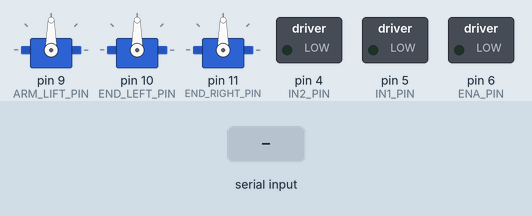
Bench run of a sketch on a simulated Arduino Uno, built with avr-gcc and run on an emulated ATmega328P. Shown: 3 × servo, switched loads named in the sketch (green lamp = pin HIGH). The test bench sets the inputs (shaded band). What the sketch prints to the serial monitor is not drawn.

Above: at 1.5 s.
1.6 s: "L" received over Serial
At 4.5 s:
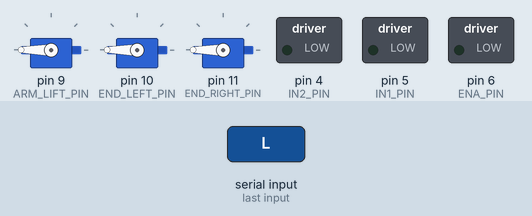
4.6 s: "R" received over Serial
At 8.5 s:
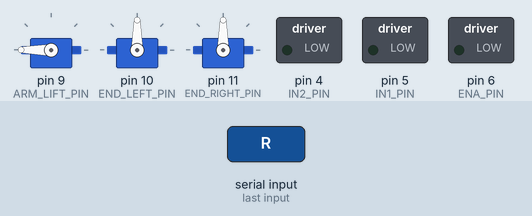
10.6 s: "F" received over Serial
At 12.6 s:
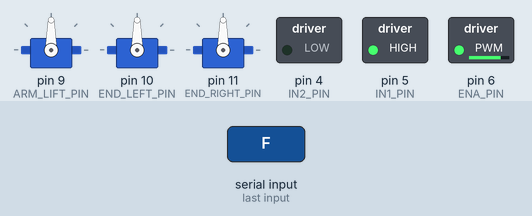
14.5 s: "S" received over Serial
At 15.6 s:
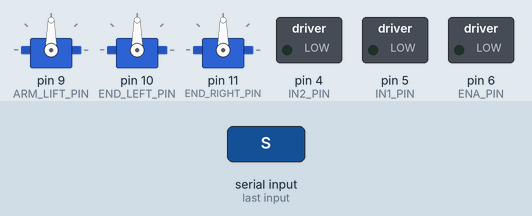
16.0 s: "B" received over Serial
At 16.7 s:
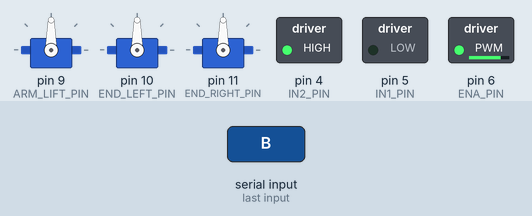
Timing chart, 0 to 18.5 s (numbered marks = the images above; inputs shaded):
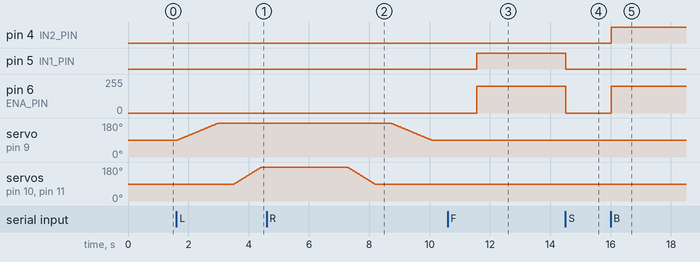

The sketch:

engine.ino
```cpp
/*
 * engine.ino - Glass-cleaner elevator controller
 *
 * This program operates 3 servos controlling mechanical arms and 4 engines
 * controlling L298N on a car to carry a window-cleaner from ground to wall.
 *
 * Updated 12/04/2025:
 *  - Built the foundamental frame.
 *  - Implemented essential functions to operate the forward process.
 *  - Specific parameters are to be further measured.
 *  - Some functions are redundant and the logic can be smoothed later on.
 *
 * Updated 12/05/2025:
 *  - Deleted needless codes related to button, limit, buzzer and LED.
 *
 * Updated 12/10/2025:
 *  - Rewrote the signal handling and control implementing logic.
 *  - Reorganized information of positions and poses not using classes.
 *  - Adapted to the new kinematic process.
 *  - Implemented the backward process.
 *  - Added controls for car operations.
 *
 * Updated 12/12/2025:
 *  - Used only three pins to control the car movement.
 *  - Used more intelligent position functions to fix several bugs.
 *
 * Updated 12/19/2025:
 *  - Altered the state machine logic to avoid unwanted signal interference.
 *  - Adjusted to the new angles and arm lengths.
 *  - Implemented the printHelp function.
 */
#include <Servo.h>

/* Define servo objects */
Servo armLift;  // servo at bottom the the arms
Servo endLeft;  // servo in the left arm
Servo endRight; // servo in the right arm

/* Define servo pins */
#define ARM_LIFT_PIN 9   // PWB pin for main lifting servo
#define END_LEFT_PIN 10  // PWB pin for left end servo
#define END_RIGHT_PIN 11 // PWB pin for right end servo

/* Define mechanical parameters */
#define BIG_ARM_LENGTH 15.0  // big arm length (centimeter)
#define SMALL_ARM_LENGTH 8.0 // small arm length

/* Define gear ratio */
#define ARM_GEAR_RATIO 2.0 // servo:bigarm = 2:1 (decelerate)
#define END_GEAR_RATIO 1.0 // end drives directly 1:1

/* Define mechanical angles */
/* Big arm's relative angle to horizontal level */
#define MECH_LIFT_INIT 0
#define MECH_LIFT_STEP1 45
#define MECH_LIFT_STEP2 20

/* Small arm's relative angle to big arm (inside) */
#define MECH_END_INIT 0
#define MECH_END_STEP1 110
#define MECH_END_STEP2 110

/* Calculate servo angles */
inline int mechLiftToServo(int mechAngle)
{
    return 90 + mechAngle * ARM_GEAR_RATIO;
}

inline int mechEndToServo(int mechAngle)
{
    return 180 - mechAngle * END_GEAR_RATIO;
}

/* Define servo angles */
#define LIFT_INIT mechLiftToServo(MECH_LIFT_INIT)
#define LIFT_STEP1 mechLiftToServo(MECH_LIFT_STEP1)
#define LIFT_STEP2 mechLiftToServo(MECH_LIFT_STEP2)
#define END_INIT mechLiftToServo(MECH_END_INIT)
#define END_STEP1 mechLiftToServo(MECH_END_STEP1)
#define END_STEP2 mechLiftToServo(MECH_END_STEP2)

/* Define time parameters */
#define ARM_STEP_DELAY 15
#define END_STEP_DELAY 10
#define DELAY_TIME 1500

/* Define car pins */
#define ENA_PIN 6
#define IN1_PIN 5
#define IN2_PIN 4

/* Define car speed */
#define CAR_SPEED 200

/* Define system states */
enum ProgramState
{
    S_INIT,            // arms initializing
    S_CAR_STOPPED,     // car stopped with arms retracted or stretched
    S_CAR_FORWARD,     // car moving forward
    S_CAR_BACKWARD,    // car moving backward
    S_ARM_LIFT_STEP1,  // arm lifting to middle position
    S_ARM_LIFT_STEP2,  // arm lifting to stretched position
    S_ARM_LOWER_STEP2, // arm lowering to middle position
    S_ARM_LOWER_STEP1, // arm lowering to retracted position
    S_IDLE             // idle state
};

ProgramState currentState = S_INIT;

/* Declare functions */
void setup();
void loop();
void printHelp();
void setServoPins();
void setCarPins();
void checkExternalCommand();
void initializePosition();
void positionStep1();
void positionStep2();
void liftMove(int target);
void endMove(int target);
void stopCar();
void runCarForward(int speed);
void runCarBackward(int speed);

/* Function implementation */

void setup()
{
    Serial.begin(9600);
    printHelp();

    setServoPins();
    setCarPins();
}

void loop()
{
    checkExternalCommand();

    switch (currentState)
    {
    case S_INIT:
        initializePosition();
        currentState = S_CAR_STOPPED;
        break;
    case S_CAR_STOPPED:
        stopCar();
        delay(100);
        break;
    case S_CAR_FORWARD:
        runCarForward(CAR_SPEED);
        delay(50);
        break;
    case S_CAR_BACKWARD:
        runCarBackward(CAR_SPEED);
        delay(50);
        break;
    case S_ARM_LIFT_STEP1:
        positionStep1();
        currentState = S_ARM_LIFT_STEP2;
        break;
    case S_ARM_LIFT_STEP2:
        positionStep2();
        currentState = S_CAR_FORWARD;
        break;
    case S_ARM_LOWER_STEP2:
        positionStep2();
        currentState = S_ARM_LOWER_STEP1;
        break;
    case S_ARM_LOWER_STEP1:
        positionStep1();
        currentState = S_CAR_BACKWARD;
        break;
    case S_IDLE:
        stopCar();
        delay(5000);
        break;
    }
}

void printHelp()
{
    Serial.println("机械臂电梯控制程序已启动。");
    Serial.println("------------------------------------------");
    Serial.println("输入 'L' -> 机械臂展开 (0->45->20)");
    Serial.println("输入 'W' -> 机械臂收回 (20->45->0)");
    Serial.println("输入 'R' -> 重启 (返回 0度初始位置)");
    Serial.println("输入 'S' -> 停止 (停止当前动作)");
    Serial.println("输入 'F' -> 前进 (小车前进)");
    Serial.println("输入 'B' -> 后退 (小车后退)");
    Serial.println("------------------------------------------");
}

void setServoPins()
{
    armLift.attach(ARM_LIFT_PIN);
    endLeft.attach(END_LEFT_PIN);
    endRight.attach(END_RIGHT_PIN);
}

void setCarPins()
{
    pinMode(ENA_PIN, OUTPUT);
    pinMode(IN1_PIN, OUTPUT);
    pinMode(IN2_PIN, OUTPUT);
}

void checkExternalCommand()
{
    if (!Serial.available())
    {
        return;
    }

    char cmd = Serial.read();
    switch (cmd)
    {
    case 'S':
    case 's':
        Serial.println("命令: 停止 (Stop)");
        if (currentState == S_CAR_FORWARD || currentState == S_CAR_BACKWARD)
        {
            currentState = S_CAR_STOPPED;
        }
        else if (currentState >= S_ARM_LIFT_STEP1 && currentState <= S_ARM_LOWER_STEP1)
        {
            currentState = S_IDLE;
        }
        else
        {
            Serial.println("此状态下命令不可使用，请重新输入。");
        }
        break;

    case 'R':
    case 'r':
        Serial.println("命令: 重启 (Restart)");
        stopCar();
        currentState = S_INIT;
        break;

    case 'F':
    case 'f':
        if (currentState == S_CAR_STOPPED)
        {
            Serial.println("命令: 前进 (Forward)");
            currentState = S_CAR_FORWARD;
        }
        else
        {
            Serial.println("此状态下命令不可使用，请重新输入。");
        }
        break;

    case 'B':
    case 'b':
        if (currentState == S_CAR_STOPPED)
        {
            Serial.println("命令: 后退 (Backward)");
            currentState = S_CAR_BACKWARD;
        }
        else
        {
            Serial.println("此状态下命令不可使用，请重新输入。");
        }
        break;

    case 'L':
    case 'l':
        if (currentState == S_CAR_FORWARD || currentState == S_CAR_STOPPED)
        {
            Serial.println("命令: 展开 (Launch)");
            stopCar();
            currentState = S_ARM_LIFT_STEP1;
        }
        else
        {
            Serial.println("此状态下命令不可使用，请重新输入。");
        }
        break;

    case 'W':
    case 'w':
        if (currentState == S_CAR_BACKWARD || currentState == S_CAR_STOPPED)
        {
            Serial.println("命令: 收回 (Withdraw)");
            stopCar();
            currentState = S_ARM_LOWER_STEP2;
        }
        else
        {
            Serial.println("此状态下命令不可使用，请重新输入。");
        }
        break;

    default:
        Serial.println("未知命令，请重新输入 (S/R/F/B/L/W)。");
        break;
    }
}

void initializePosition()
{
    int currentL = armLift.read();
    if (currentL == LIFT_INIT)
    {
        return;
    }
    if (currentL == LIFT_STEP1)
    {
        endMove(END_INIT);
        delay(500);
        liftMove(LIFT_INIT);
        delay(DELAY_TIME);
        return;
    }
    if (currentL == LIFT_STEP2)
    {
        liftMove(LIFT_STEP1);
        delay(500);
        endMove(END_INIT);
        delay(500);
        liftMove(LIFT_INIT);
        delay(DELAY_TIME);
        return;
    }
    endMove(END_INIT);
    delay(500);
    liftMove(LIFT_INIT);
    delay(DELAY_TIME);
}

void positionStep1()
{
    if (armLift.read() == LIFT_INIT)
    {
        liftMove(LIFT_STEP1);
        delay(500);
        endMove(END_STEP1);
    }
    else
    {
        endMove(END_INIT);
        delay(500);
        liftMove(LIFT_INIT);
    }
    delay(DELAY_TIME);
}

void positionStep2()
{
    if (armLift.read() == LIFT_STEP1)
    {
        liftMove(LIFT_STEP2);
    }
    else
    {
        liftMove(LIFT_STEP1);
    }
    delay(DELAY_TIME);
}

void liftMove(int target)
{
    int current = armLift.read();
    int steps = abs(target - current);
    if (steps == 0)
    {
        return;
    }
    for (int i = 0; i <= steps; i++)
    {
        int interp = map(i, 0, steps, current, target);
        armLift.write(interp);
        delay(ARM_STEP_DELAY);
    }
}

void endMove(int target)
{
    int current = endLeft.read();
    int steps = abs(target - current);
    if (steps == 0)
    {
        return;
    }
    for (int i = 0; i <= steps; i++)
    {
        int interp = map(i, 0, steps, current, target);
        endLeft.write(interp);
        endRight.write(interp);
        delay(END_STEP_DELAY);
    }
}

void stopCar()
{
    analogWrite(ENA_PIN, 0);
    digitalWrite(IN1_PIN, LOW);
    digitalWrite(IN2_PIN, LOW);
}

void runCarForward(int speed)
{
    digitalWrite(IN1_PIN, HIGH);
    digitalWrite(IN2_PIN, LOW);
    analogWrite(ENA_PIN, speed);
}

void runCarBackward(int speed)
{
    digitalWrite(IN1_PIN, LOW);
    digitalWrite(IN2_PIN, HIGH);
    analogWrite(ENA_PIN, speed);
}
```

Measured:
- after the input at 1.6 s, servo on pin 9 (ARM_LIFT_PIN): moves from 90° to 180° over 1.4 s, starting at once; servo on pin 10 (END_LEFT_PIN), servo on pin 11 (END_RIGHT_PIN): moves from 90° to 180° over 0.92 s, starting after 1.9 s
- after the input at 4.6 s, pin 5 (IN1_PIN): stays LOW (without the input it goes to HIGH after 4.9 s); pin 6 (ENA_PIN): stays 0/255 (without the input it goes to 200/255 after 4.9 s); servo on pin 10 (END_LEFT_PIN), servo on pin 11 (END_RIGHT_PIN): moves from 180° to 90° over 0.92 s, starting after 2.7 s
- after the input at 10.6 s, pin 5 (IN1_PIN): LOW → HIGH after 0.96 s; pin 6 (ENA_PIN): 0/255 → 200/255 after 0.96 s
- after the input at 14.5 s, pin 5 (IN1_PIN): HIGH → LOW at once; pin 6 (ENA_PIN): 200/255 → 0/255 at once
- after the input at 16.0 s, pin 4 (IN2_PIN): LOW → HIGH at once; pin 6 (ENA_PIN): 0/255 → 200/255 at once
